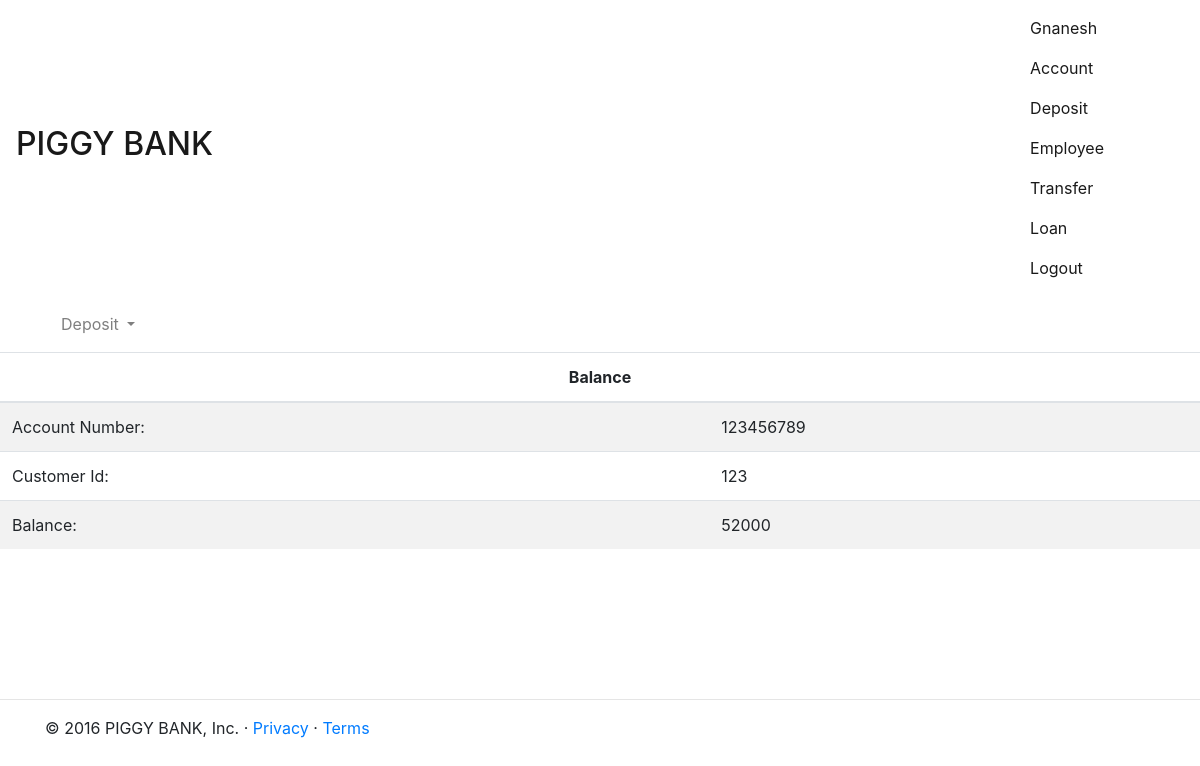
Before: /deposit.php?deposit_task=view_balance (signed in) with the older database file.
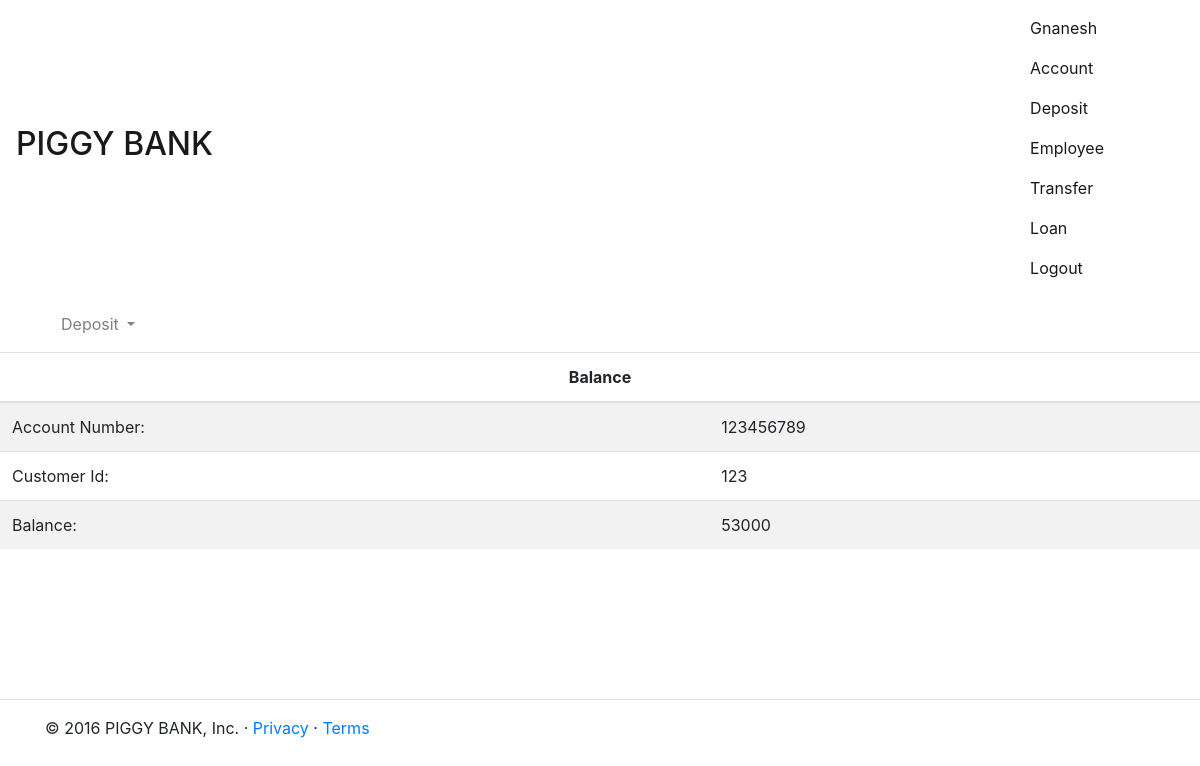
After: the same page with the newer database file.
### tables this page shows
CREATE TABLE `account` (
  `account_number` int(11) NOT NULL,
  `customer_id` int(11) DEFAULT NULL,
  `balance` int(11) NOT NULL,
  `account_type` varchar(30) DEFAULT NULL,
  PRIMARY KEY (`account_number`)
);

### deposit.php (the view, shortened to what this page needs)
<?php
require('usr_funcs.php');
require('config.php');
@$get_task=$_GET['deposit_task'];
if($get_task=='view_balance'){
  try{
                if($_SESSION['user_type']=='customer'){
                    $sql="SELECT * from account where account_number=".$_SESSION['valid_user_account_number']."";
                }else{
                    $sql="select * from employee where employee_id=".$_SESSION['valid_user'];
                }
            if($result=$mysqli->query($sql)){
                if($result->num_rows >0){
                    if($row=$result->fetch_array()){
    if(emp_check()){ account_emp(); }else{ ?>
  <table class='table table-striped'>
    <thead>
      <tr>
        <th colspan='2' class='table-inverse'>
          <center>Balance</center>
        </th>
      </tr>
    </thead>
    <tr>
      <td>Account Number: </td>
      <td>
        <?php echo $row[0]; ?>
      </td>
    </tr>
    <tr>
      <td>Customer Id: </td>
      <td>
        <?php echo $row[1]; ?>
      </td>
    </tr>
    <tr>
      <td>Balance: </td>
      <td>
        <?php echo $row[2]; ?>
      </td>
    </tr>
  </table>
  <?php
                    }
                    }else{
                        throw new Exception("Something Went Wrong. Can't fetch_array()");
                    }
                }else{
                    throw new Exception("Sorry You haven't entered the details yet.");
                }
            } else{
                throw new Exception("Something went wrong. Can't execute the query");
            }
        }catch(Exception $e){
                do_exp_content($e->getMessage());
            }
}
  ?>

Changed rows visible on the page:
changed account id 123456789: balance "52000" → "53000"
